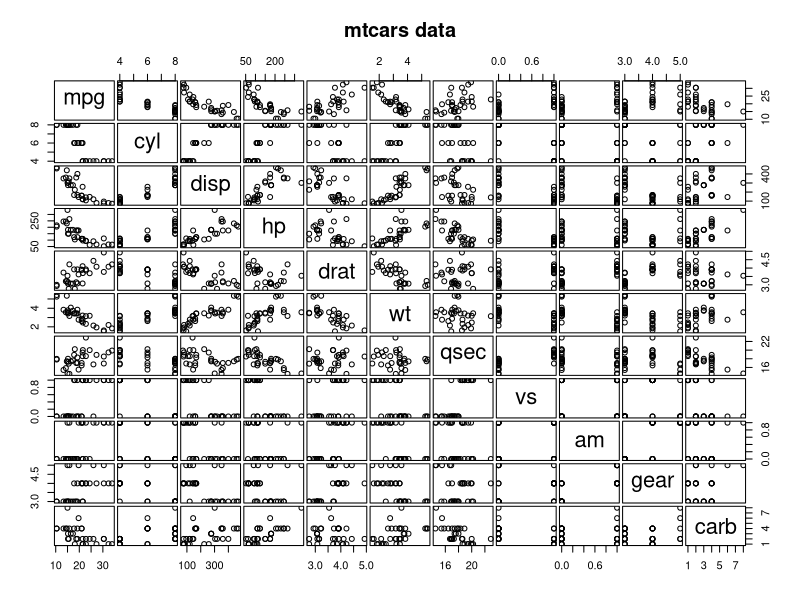
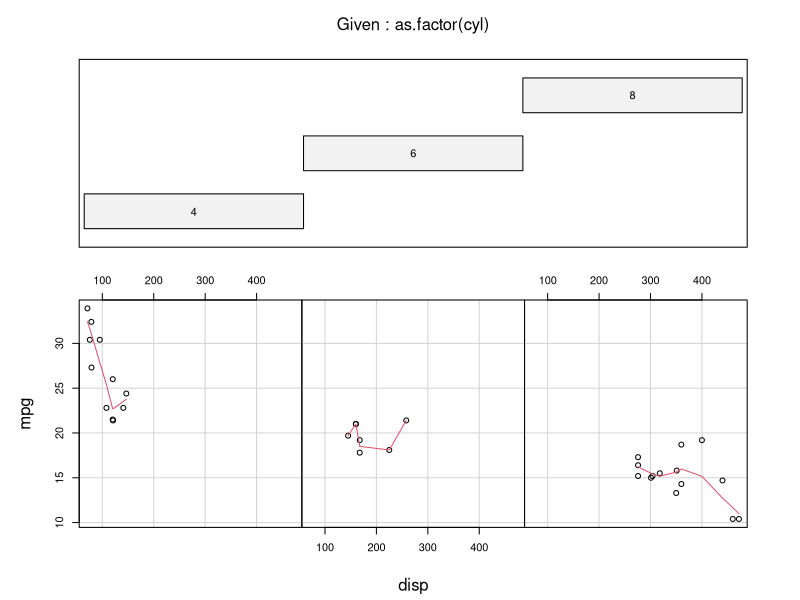
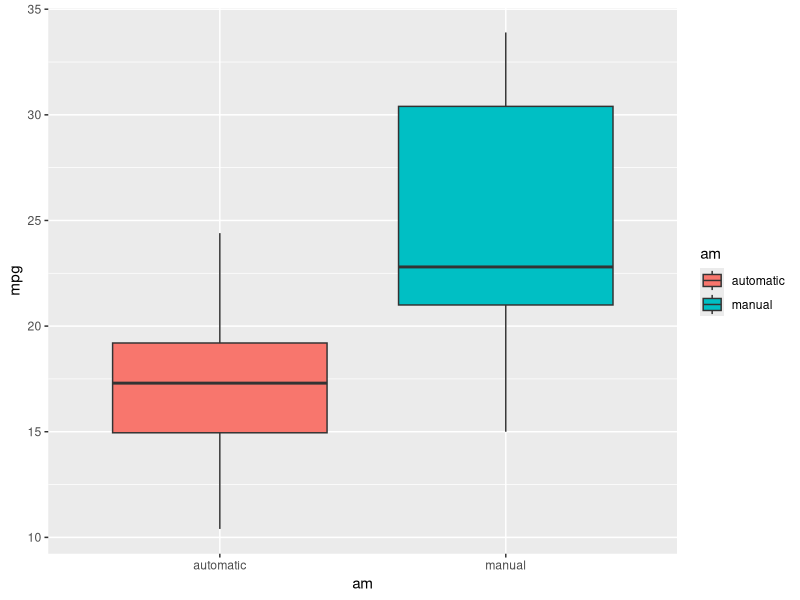
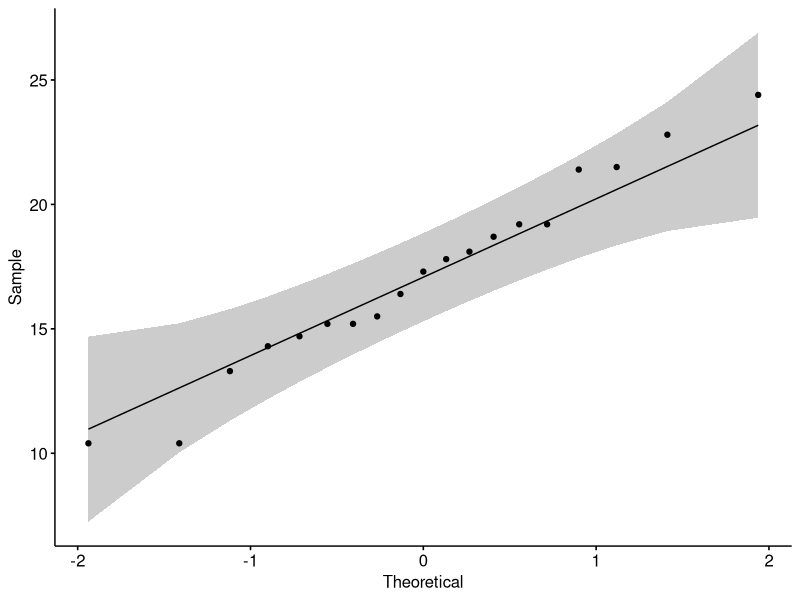
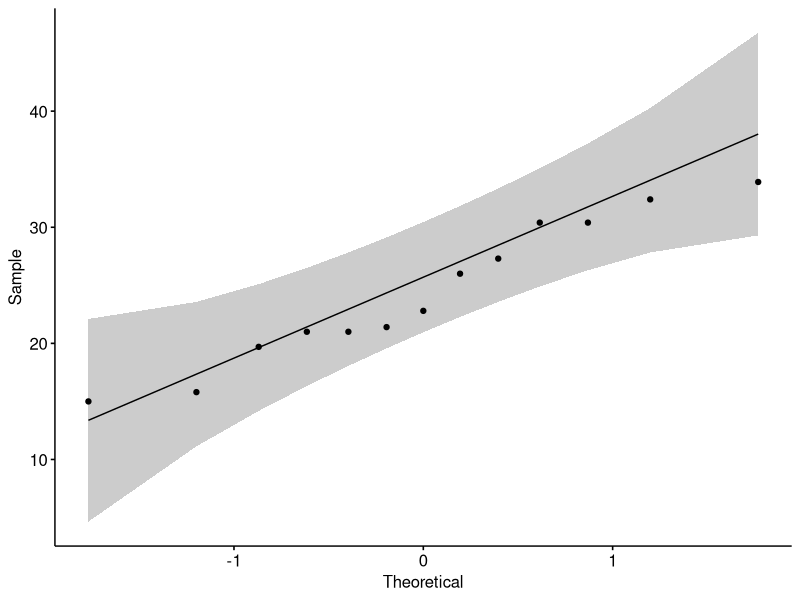

Write the R code that produced these figures, in order.
## ---- chunk 1
library(tidyverse)
data("mtcars")
mtcars
## ---- chunk 2
require(graphics)
pairs(mtcars, main = "mtcars data", gap = 1/4)
## ---- chunk 3
coplot(mpg ~ disp | as.factor(cyl), data = mtcars,
       panel = panel.smooth, rows = 1)
## ---- chunk 4
## possibly more meaningful, e.g., for summary() or bivariate plots:
mtcars2 <- within(mtcars, {
   vs <- factor(vs, labels = c("V", "S"))
   am <- factor(am, labels = c("automatic", "manual"))
   cyl  <- ordered(cyl)
   gear <- ordered(gear)
   carb <- ordered(carb)
})
summary(mtcars2)
## ---- chunk 5
head(mtcars2)
## ---- chunk 6
mtcars2 %>% 
  ggplot(aes(am,mpg,fill=am))+
  geom_boxplot()
## ---- chunk 7
mpg_auto <- mtcars2$mpg[mtcars2$am == "automatic"]
mpg_manual <- mtcars2$mpg[mtcars2$am == "manual"]
## ---- chunk 8
library(ggpubr)
ggqqplot(mpg_auto)
ggqqplot(mpg_manual)
## ---- chunk 9
shapiro.test(mpg_auto)
shapiro.test(mpg_manual)
## ---- chunk 10
res.ftest <- var.test(mpg_auto,mpg_manual)
res.ftest
## ---- chunk 11
t.test(mpg_auto, mpg_manual, alternative = "less", paired = FALSE, var.equal = TRUE, conf.level = 0.95)
## ---- chunk 12
simple_model <- lm(mpg ~ am, data = mtcars)
summary(simple_model)
## ---- chunk 13
complex_model <- lm(mpg ~.,data=mtcars)
anova(simple_model,complex_model)
## ---- chunk 14
summary(complex_model)
## ---- chunk 15

## ---- chunk 16

